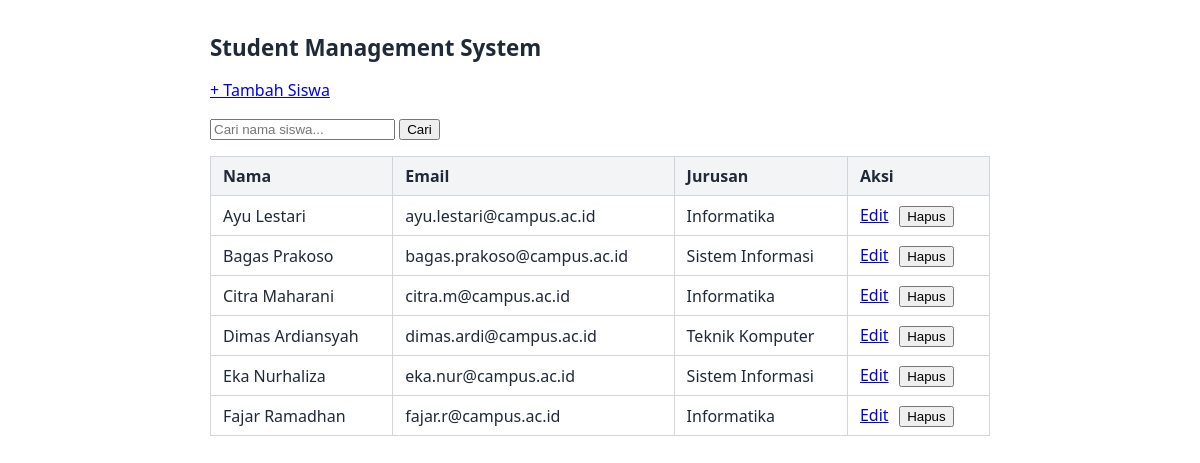
Page /project/index.php on the committed database.
### tables this page shows
CREATE TABLE students (
    id    INT AUTO_INCREMENT PRIMARY KEY,
    name  VARCHAR(100) NOT NULL,
    email VARCHAR(150) NOT NULL,
    major VARCHAR(80)  NOT NULL
);

### project/helpers.php (called while the page is built, shortened)
<?php
function e(?string $value): string
{
    return htmlspecialchars($value ?? '', ENT_QUOTES, 'UTF-8');
}

### project/index.php (the view, shortened to what this page needs)
<?php
require __DIR__ . '/config/database.php';
require __DIR__ . '/helpers.php';
$q = trim($_GET['q'] ?? '');
if ($q !== '') {
    $stmt = $pdo->prepare(
        "SELECT id, name, email, major FROM students WHERE name LIKE :q ORDER BY name"
    );
    $stmt->execute(['q' => '%' . $q . '%']);
} else {
    $stmt = $pdo->query("SELECT id, name, email, major FROM students ORDER BY name");
}
$students = $stmt->fetchAll();
?>
<!DOCTYPE html>
<html lang="id">
<head>
    <link rel="stylesheet" href="style.css">
</head>
<body>
<h1>Student Management System</h1>
<p class="top-nav"><a href="create.php">+ Tambah Siswa</a></p>
<form method="GET" action="index.php" class="search-box">
    <input type="text" name="q" placeholder="Cari nama siswa..." value="<?= e($q) ?>">
    <button type="submit">Cari</button>
</form>
<?php if (empty($students)): ?>
    <p>Belum ada data siswa<?= $q !== '' ? ' yang cocok dengan pencarian.' : '.' ?></p>
<?php else: ?>
    <table>
        <tr>
            <th>Nama</th>
            <th>Email</th>
            <th>Jurusan</th>
            <th>Aksi</th>
        </tr>
        <?php foreach ($students as $s): ?>
            <tr>
                <td><?= e($s['name']) ?></td>
                <td><?= e($s['email']) ?></td>
                <td><?= e($s['major']) ?></td>
                <td class="actions">
                    <a href="edit.php?id=<?= (int) $s['id'] ?>">Edit</a>
                    <form class="inline" method="POST" action="delete.php?id=<?= (int) $s['id'] ?>"
                          onsubmit="return confirm('Yakin hapus data ini?')">
                        <button type="submit">Hapus</button>
                    </form>
                </td>
            </tr>
        <?php endforeach; ?>
    </table>
<?php endif; ?>
</body>
</html>

### project/style.css (style rules this page uses)
body { font-family: system-ui, sans-serif; max-width: 780px; margin: 2rem auto; padding: 0 1rem; color: #1f2937; }
h1 { font-size: 1.4rem; }
table { width: 100%; border-collapse: collapse; margin: 1rem 0; }
th, td { border: 1px solid #d1d5db; padding: 0.5rem 0.75rem; text-align: left; }
th { background: #f3f4f6; }
form.inline { display: inline; }
.actions a, .actions button { margin-right: 0.4rem; }
.top-nav { margin-bottom: 1rem; }
.search-box { margin-bottom: 1rem; }

### rows in the picture
students: name "Ayu Lestari", email "ayu.lestari@campus.ac.id", major "Informatika"
students: name "Bagas Prakoso", email "bagas.prakoso@campus.ac.id", major "Sistem Informasi"
students: name "Citra Maharani", email "citra.m@campus.ac.id", major "Informatika"
students: name "Dimas Ardiansyah", email "dimas.ardi@campus.ac.id", major "Teknik Komputer"
students: name "Eka Nurhaliza", email "eka.nur@campus.ac.id", major "Sistem Informasi"
students: name "Fajar Ramadhan", email "fajar.r@campus.ac.id", major "Informatika"
